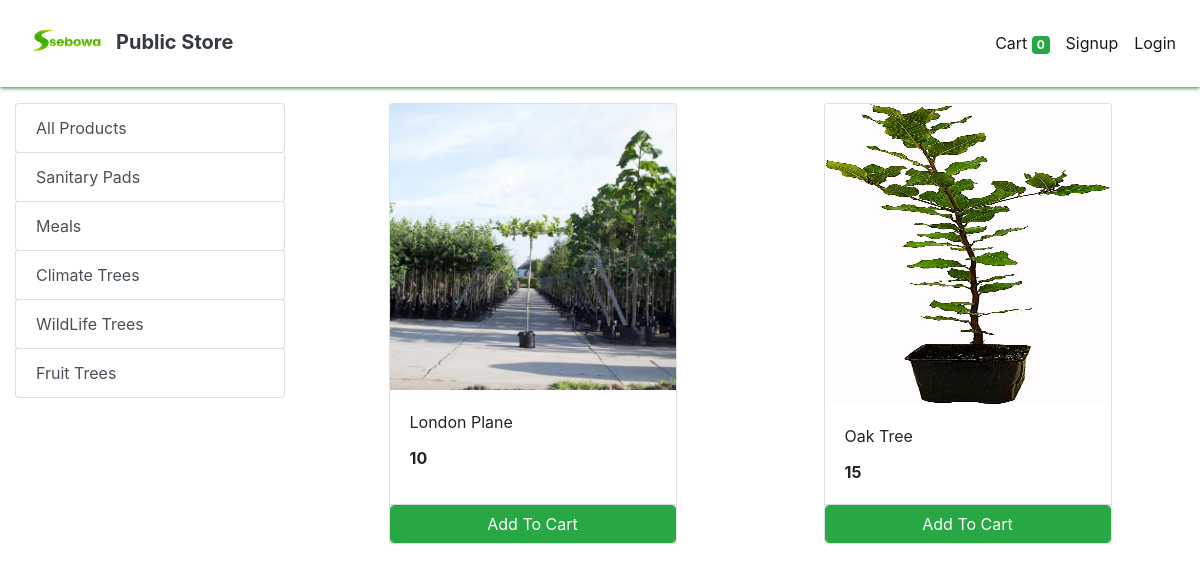
The page /store?category=29 on the database its author committed.
### store/models/category.py (models this page shows, shortened)
class Category(models.Model):
    name= models.CharField(max_length=50)
    @staticmethod
    def get_all_categories():
        return Category.objects.all()

### store/models/product.py (models this page shows, shortened)
class Products(models.Model):
    name = models.CharField(max_length=60)
    price= models.IntegerField(default=0)
    category= models.ForeignKey(Category,on_delete=models.CASCADE,default=1 )
    description= models.CharField(max_length=250, default='', blank=True, null= True)
    image= models.ImageField(upload_to='uploads/products/')
    @staticmethod
    def get_all_products_by_categoryid(category_id):
        if category_id:
            return Products.objects.filter (category=category_id)
        else:
            return Products.get_all_products();

### store/views/home.py (the view)
# urls.py: path('' , include('store.urls'))
def store(request):
    cart = request.session.get('cart')
    if not cart:
        request.session['cart'] = {}
    products = None
    categories = Category.get_all_categories()
    categoryID = request.GET.get('category')
    if categoryID:
        products = Products.get_all_products_by_categoryid(categoryID)
    else:
        products = Products.get_all_products();
    data = {}
    data['products'] = products
    data['categories'] = categories
    print('you are : ', request.session.get('email'))
    return render(request, 'index.html', data)

### store/templatetags/cart.py (called while the page is built)
@register.filter (name='is_in_cart')
def is_in_cart(product, cart):
    keys = cart.keys ()
    for id in keys:
        if int (id) == product.id:
            return True
    return False;

### store/templates/index.html (shortened to what this page needs)
{% extends 'base.html' %} {% block content %} {% load cart %}
{% load custom_filter %}
<div class="container-fluid mt-3">
  <div class="row">
    <div class="col-lg-3 mx-auto">
      <div class="list-group">
        <a
          href="/"
          class="list-group-item list-group-item-action btn btn-outline-success"
          >All Products</a
        >
        {% for category in categories %}
        <a
          href="/?category={{category.id}}"
          class="list-group-item list-group-item-action btn btn-outline-success"
          >{{category.name}}</a
        >
        {% endfor %}
      </div>
    </div>
    <div id="products" class="col-lg-9 mx-auto">
      <div class="row mx-auto">
        {% for product in products %}
        <div class="card mx-auto mb-3" id="{{product.id}}" style="width: 18rem">
          <img
            class="card-img-top"
            src="{{product.image.url}}"
            alt="Card image cap"
            style="max-height: 300px; resize: contain"
          />
          <div class="card-body">
            <p class="card-title">{{product.name}}</p>
            <p class="card-text"><b>{{product.price}}</b></p>
          </div>
          <div class="card-footer p-0 no-gutters">
            {% if product|is_in_cart:request.session.cart %}
            <div class="row no-gutters">
              <form action="/#{{product.id}}" class="col-2" method="post">
                {% csrf_token %}
                <input
                  hidden
                  type="text"
                  name="product"
                  value="{{product.id}}"
                />
                <input hidden type="text" name="remove" value="True" />
                <input
                  type="submit"
                  value=" - "
                  class="btn btn-block btn-success border-right"
                />
              </form>
              <div class="text-center col btn btn-success">
                {{product|cart_quantity:request.session.cart}} in Cart
              </div>
              <form action="/#{{product.id}}" class="col-2" method="post">
                {% csrf_token %}
                <input
                  hidden
                  type="text"
                  name="product"
                  value="{{product.id}}"
                />
                <input
                  type="submit"
                  value=" + "
                  class="btn btn-block btn-success border-left"
                />
              </form>
            </div>
            {% else %}
            <form action="/#{{product.id}}" method="POST" class="btn-block">
              <input
                type="submit"
                class="float-right btn btn-success form-control"
                value="Add To Cart"
              />
            </form>
            {% endif %}
          </div>
        </div>
        {% endfor %}
      </div>
    </div>
  </div>
</div>
{% endblock %}

### rows shown on the page
Category: name "Sanitary Pads"
Category: name "Meals"
Category: name "Climate Trees"
Category: name "WildLife Trees"
Category: name "Fruit Trees"
Products: image (picture), name "London Plane", price "10"
Products: image (picture), name "Oak Tree", price "15"

### other values the page prints
{{ request.session.cart.keys|length }} "0"
